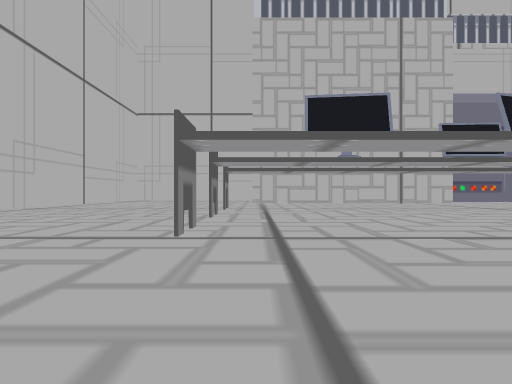
[1] (above)

16 first-person views from a walk through a scene from a Unity 3-D project. The camera is 0.26 m above the floor, looks level and sees 75° across. The floor is counted in squares, 1 m on a side. Each view is taken from the middle of a square. On the plan, view 1 faces up. The plan holds only what a view shows up to about 9 squares ahead; the rest is blank. The place goes on beyond the plan. Some animated figures are left out.

[2]
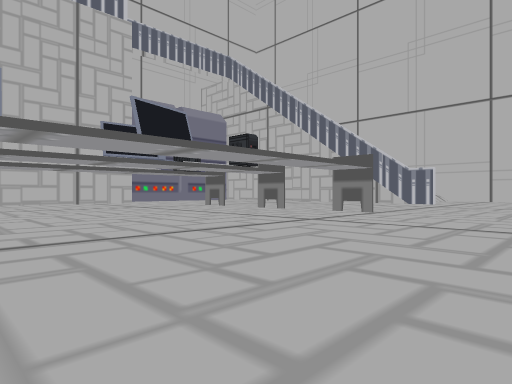

[3]
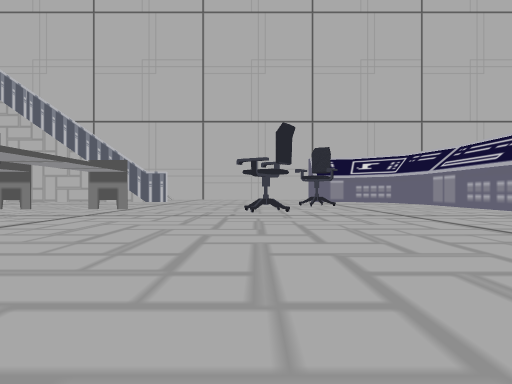

[4]
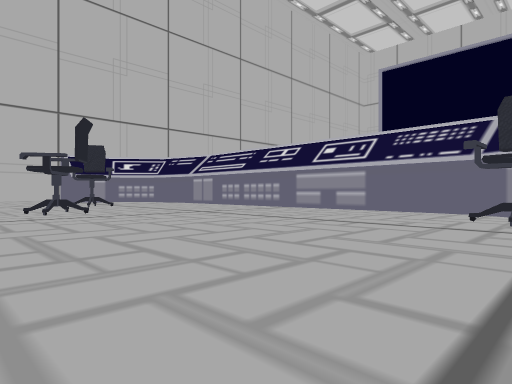

[5]
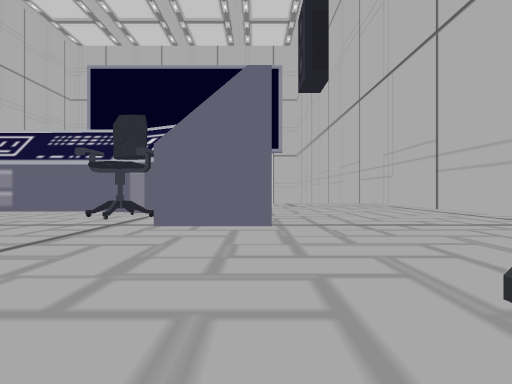

[6]
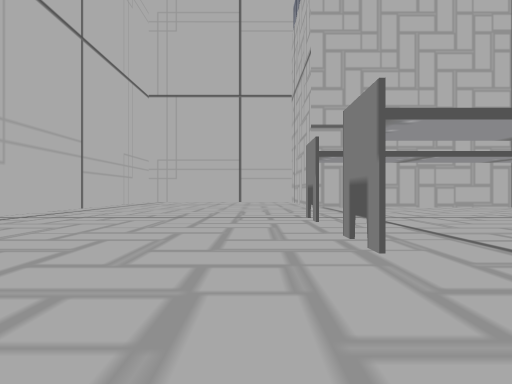

[7]
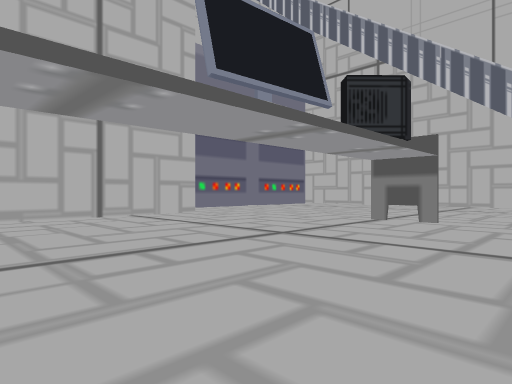

[8]
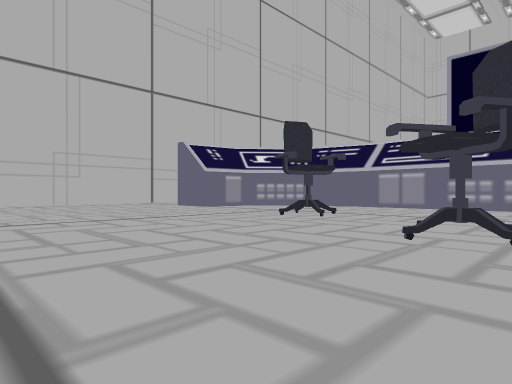

[9]
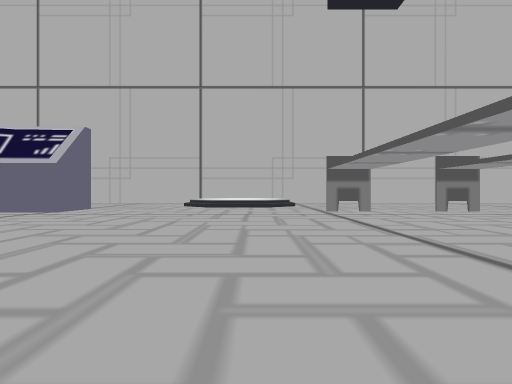

[10]
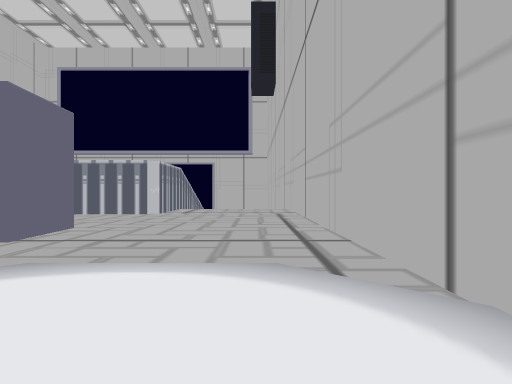

[11]
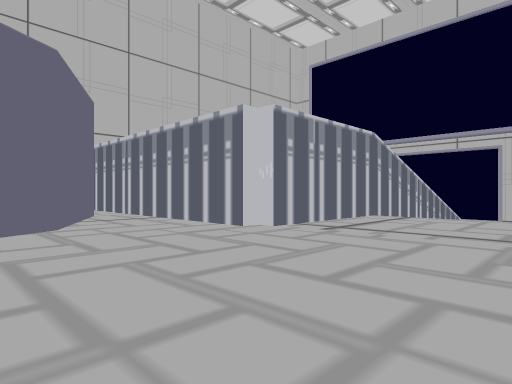

[12]
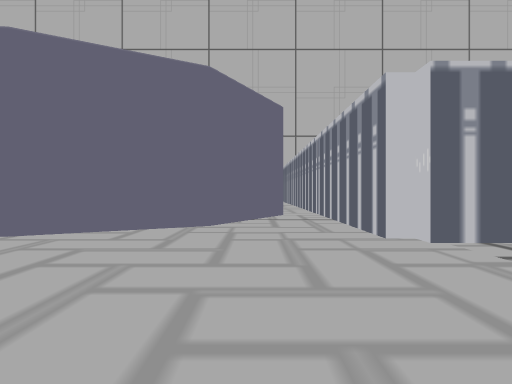

[13]
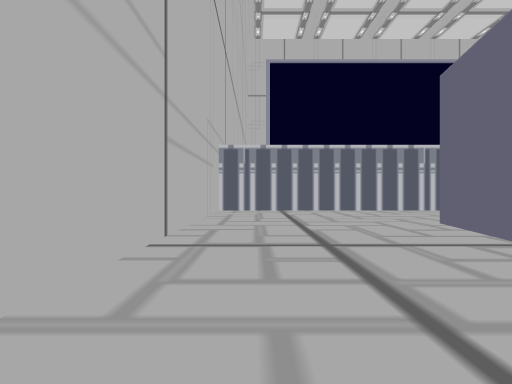

[14]
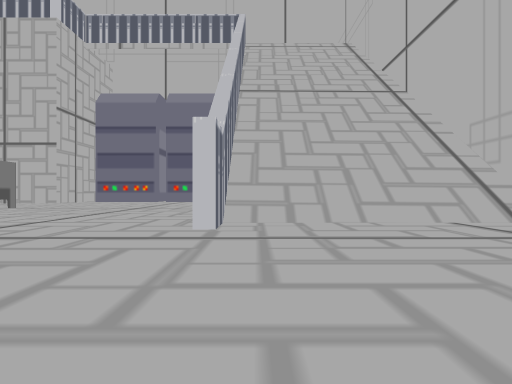

[15]
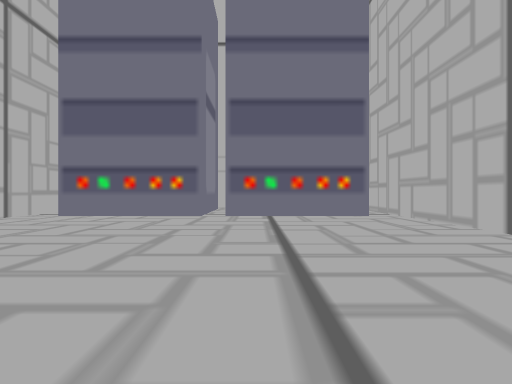

[16]
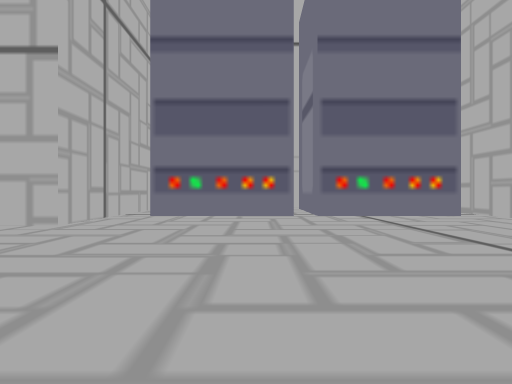

### Floor plan
Points are (right, up) in squares from view 1. A wall is a line through its corners. A room is listed if a view was taken in it or the views show most of it. See-through windows are left out.
Room 1 (views 1, 2, 3, 4, 5, 6, 7, 8, 9, 10, 11, 12, 13, 14, 15, 16)
walls: (0.2, -3) (1, -3.5) (7, -3.5); (8.6, 2.2) (8.6, 9.6); (0.8, -4.3) (-0.4, -3.6) (-1.1, -2.6) (-1.1, -1.5) (-0.4, -1.5); (6.8, -3.5) (8, -3.2) (8.7, -2.4) (8.8, -1.5) (9.7, -1.5) (9.5, -2.8); (8.7, 3.2) (8.7, 2.2); (-0.1, 8.1) (-0.1, 10.5) (-3.7, 10.5) (-3.7, -7.8); (8.4, -4.7) (11.5, -4.7) (11.5, 2.2); (4.5, 9.9) (4.5, 7.6) (-0.1, 7.6); (-1.3, -8) (-1.3, -4.7) (5.6, -4.7)
objects: chair (0, -2); table (0, 2); table (0, 5); chair (5, 0); table (5, 2); table (5, 4); table (5, 5); chair (6, -1); server (6, 9); server (7, 9)

Positions as (right, up) in squares from view 1, and headings:
1: (0, 0), facing up
2: (1, 0), facing up-right
3: (0, 0), facing right
4: (0, 1), facing down-right
5: (-1, 1), facing down
6: (-1, 2), facing up
7: (2, 4), facing up-right
8: (4, 2), facing down-right
9: (4, 1), facing left
10: (-3, 1), facing down
11: (-3, -3), facing down-right
12: (-3, -4), facing right
13: (11, 0), facing down
14: (9, 0), facing up
15: (7, 5), facing up
16: (6, 5), facing up
